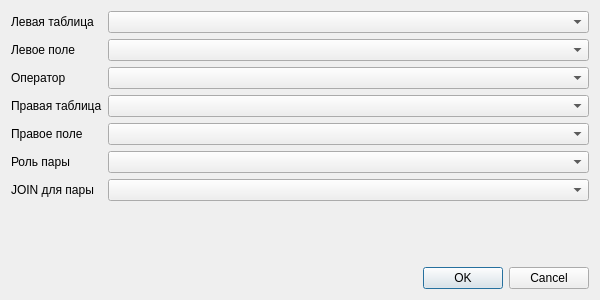
<?xml version="1.0" encoding="UTF-8"?>
<ui version="4.0">
 <class>PairDialog</class>
 <widget class="QDialog" name="PairDialog">
  <property name="geometry"><rect><x>0</x><y>0</y><width>600</width><height>300</height></rect></property>
  <property name="windowTitle"><string>Пара полей связи</string></property>
  <layout class="QVBoxLayout" name="verticalLayout">
   <item>
    <layout class="QFormLayout" name="formLayout">
     <item row="0" column="0"><widget class="QLabel" name="left_table_label"><property name="text"><string>Левая таблица</string></property></widget></item>
     <item row="0" column="1"><widget class="QComboBox" name="left_table"/></item>
     <item row="1" column="0"><widget class="QLabel" name="left_field_label"><property name="text"><string>Левое поле</string></property></widget></item>
     <item row="1" column="1"><widget class="QComboBox" name="left_field"/></item>
     <item row="2" column="0"><widget class="QLabel" name="operator_label"><property name="text"><string>Оператор</string></property></widget></item>
     <item row="2" column="1"><widget class="QComboBox" name="operator"/></item>
     <item row="3" column="0"><widget class="QLabel" name="right_table_label"><property name="text"><string>Правая таблица</string></property></widget></item>
     <item row="3" column="1"><widget class="QComboBox" name="right_table"/></item>
     <item row="4" column="0"><widget class="QLabel" name="right_field_label"><property name="text"><string>Правое поле</string></property></widget></item>
     <item row="4" column="1"><widget class="QComboBox" name="right_field"/></item>
     <item row="5" column="0"><widget class="QLabel" name="role_label"><property name="text"><string>Роль пары</string></property></widget></item>
     <item row="5" column="1"><widget class="QComboBox" name="role"/></item>
     <item row="6" column="0"><widget class="QLabel" name="pair_join_type_label"><property name="text"><string>JOIN для пары</string></property></widget></item>
     <item row="6" column="1"><widget class="QComboBox" name="pair_join_type"/></item>
    </layout>
   </item>
   <item><widget class="QDialogButtonBox" name="buttonBox"><property name="standardButtons"><set>QDialogButtonBox::Cancel|QDialogButtonBox::Ok</set></property></widget></item>
  </layout>
 </widget>
 <resources/>
 <connections/>
</ui>
